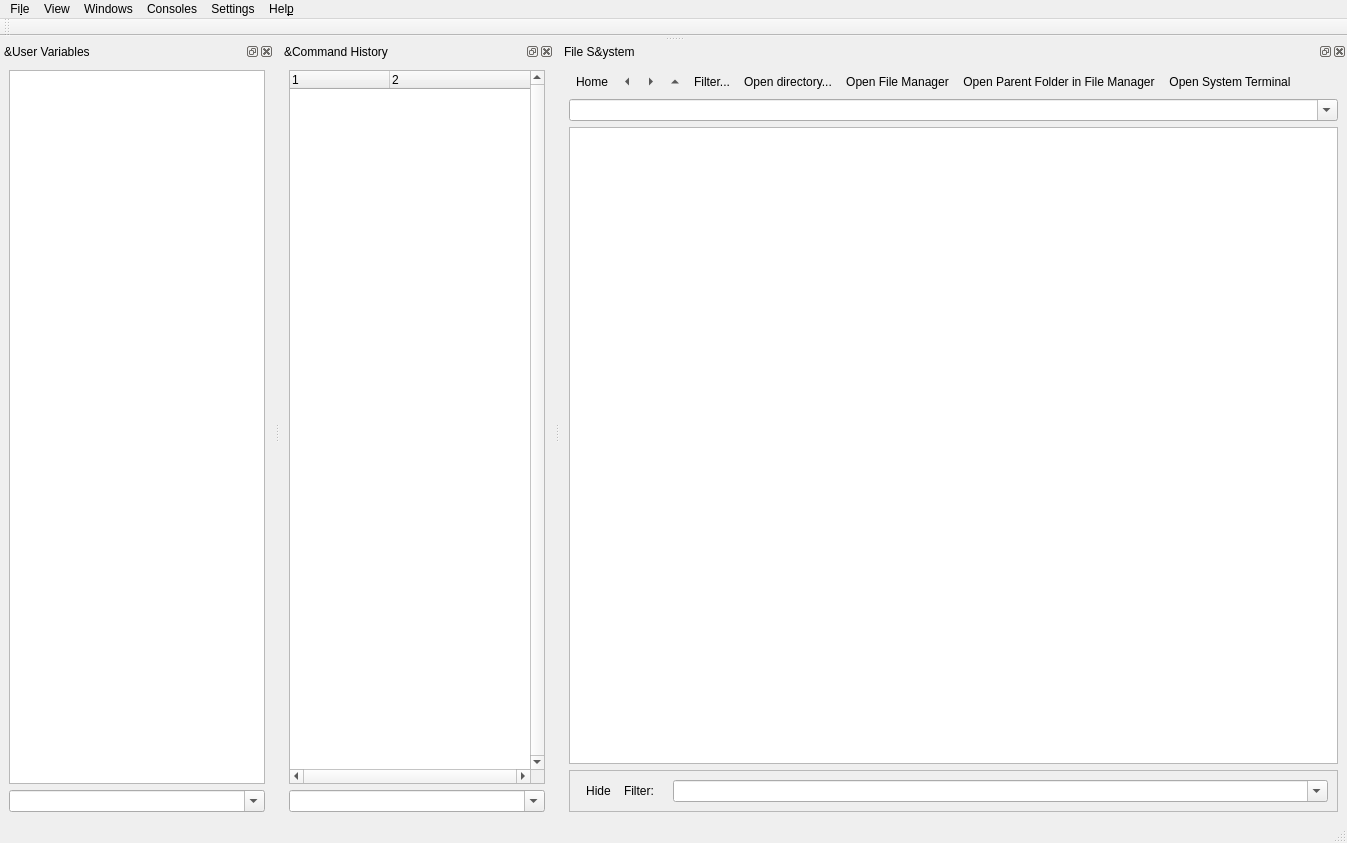
<?xml version="1.0" encoding="UTF-8"?>
<ui version="4.0">
 <author>Cezar Tigaret</author>
 <class>MainWindow</class>
 <widget class="QMainWindow" name="MainWindow">
  <property name="geometry">
   <rect>
    <x>0</x>
    <y>0</y>
    <width>1159</width>
    <height>843</height>
   </rect>
  </property>
  <property name="sizePolicy">
   <sizepolicy hsizetype="Preferred" vsizetype="Preferred">
    <horstretch>0</horstretch>
    <verstretch>0</verstretch>
   </sizepolicy>
  </property>
  <property name="acceptDrops">
   <bool>true</bool>
  </property>
  <property name="windowTitle">
   <string>Scipyen</string>
  </property>
  <property name="windowIcon">
   <iconset theme="python">
    <normaloff>.</normaloff>.</iconset>
  </property>
  <widget class="QWidget" name="centralwidget">
   <property name="sizePolicy">
    <sizepolicy hsizetype="Preferred" vsizetype="Preferred">
     <horstretch>0</horstretch>
     <verstretch>0</verstretch>
    </sizepolicy>
   </property>
   <property name="maximumSize">
    <size>
     <width>0</width>
     <height>0</height>
    </size>
   </property>
  </widget>
  <widget class="QMenuBar" name="menubar">
   <property name="geometry">
    <rect>
     <x>0</x>
     <y>0</y>
     <width>1159</width>
     <height>30</height>
    </rect>
   </property>
   <property name="sizePolicy">
    <sizepolicy hsizetype="Preferred" vsizetype="Minimum">
     <horstretch>0</horstretch>
     <verstretch>0</verstretch>
    </sizepolicy>
   </property>
   <widget class="QMenu" name="menuFile">
    <property name="title">
     <string>Fi&amp;le</string>
    </property>
    <widget class="QMenu" name="menuImport">
     <property name="title">
      <string>&amp;Import</string>
     </property>
     <addaction name="actionImport_PrairieView_data"/>
    </widget>
    <addaction name="actionOpen"/>
    <addaction name="menuImport"/>
    <addaction name="actionSave"/>
    <addaction name="actionChange_Working_Directory"/>
    <addaction name="separator"/>
    <addaction name="separator"/>
    <addaction name="actionReload_Plugins"/>
    <addaction name="separator"/>
    <addaction name="actionQuit"/>
   </widget>
   <widget class="QMenu" name="menuHelp">
    <property name="title">
     <string>Hel&amp;p</string>
    </property>
    <addaction name="actionHelp_On_Console"/>
   </widget>
   <widget class="QMenu" name="menuView">
    <property name="title">
     <string>View</string>
    </property>
    <widget class="QMenu" name="menuSelected_Image_or_Volume">
     <property name="title">
      <string>&amp;Selected Variable</string>
     </property>
     <addaction name="actionView_Data_New_Window"/>
     <addaction name="actionView_Data"/>
    </widget>
    <addaction name="menuSelected_Image_or_Volume"/>
   </widget>
   <widget class="QMenu" name="menuViewers">
    <property name="title">
     <string>Windows</string>
    </property>
   </widget>
   <widget class="QMenu" name="menuSettings">
    <property name="title">
     <string>Settings</string>
    </property>
    <widget class="QMenu" name="menuCode_editor">
     <property name="title">
      <string>Code editor</string>
     </property>
     <addaction name="actionChoose_code_editor"/>
     <addaction name="actionUse_system_s_default_code_editor"/>
    </widget>
    <addaction name="actionGUI_Style"/>
    <addaction name="actionAuto_launch_Script_Manager"/>
    <addaction name="menuCode_editor"/>
    <addaction name="actionAuto_delete_viewer"/>
   </widget>
   <widget class="QMenu" name="menuConsoles">
    <property name="title">
     <string>Consoles</string>
    </property>
   </widget>
   <addaction name="menuFile"/>
   <addaction name="menuView"/>
   <addaction name="menuViewers"/>
   <addaction name="menuConsoles"/>
   <addaction name="menuSettings"/>
   <addaction name="menuHelp"/>
  </widget>
  <widget class="QStatusBar" name="statusbar"/>
  <widget class="QDockWidget" name="dockWidgetWorkspace">
   <property name="sizePolicy">
    <sizepolicy hsizetype="Preferred" vsizetype="Preferred">
     <horstretch>0</horstretch>
     <verstretch>0</verstretch>
    </sizepolicy>
   </property>
   <property name="windowIcon">
    <iconset theme="user-home">
     <normaloff>.</normaloff>.</iconset>
   </property>
   <property name="features">
    <set>QDockWidget::AllDockWidgetFeatures</set>
   </property>
   <property name="windowTitle">
    <string>&amp;User Variables</string>
   </property>
   <attribute name="dockWidgetArea">
    <number>8</number>
   </attribute>
   <widget class="QWidget" name="dockWidgetWorkspaceContents">
    <layout class="QVBoxLayout" name="verticalLayout_3">
     <item>
      <widget class="QTableView" name="workspaceView">
       <property name="sizePolicy">
        <sizepolicy hsizetype="MinimumExpanding" vsizetype="Preferred">
         <horstretch>0</horstretch>
         <verstretch>0</verstretch>
        </sizepolicy>
       </property>
       <property name="contextMenuPolicy">
        <enum>Qt::CustomContextMenu</enum>
       </property>
       <property name="acceptDrops">
        <bool>true</bool>
       </property>
       <property name="toolTip">
        <string>&lt;html&gt;
&lt;head/&gt;
&lt;body&gt;
&lt;ul&gt;
&lt;li&gt;Left mouse buttons:
&lt;ul&gt;
&lt;li&gt;single click selects&lt;/li&gt;
&lt;li&gt;double click show variable in the default Scipyen viewer for the variable type&lt;/li&gt;
&lt;/ul&gt;
&lt;/li&gt;
&lt;li&gt;Right mouse button click for context menu&lt;/li&gt;
&lt;/ul&gt;
&lt;/body&gt;
&lt;/html&gt;</string>
       </property>
       <property name="statusTip">
        <string>Left click to select; left double click to display; right click for context menu.</string>
       </property>
       <property name="whatsThis">
        <string>Left button click selects (press SHIFT for continuous, CTRL for extended selection). 

Left button double-click opens data in viewer (SHIFT for a new viewer) or displays data in console if no appropriate viewer exists.

Right button click opens context menu with more actions.

NOTE: you can click anywhere in the row to select</string>
       </property>
       <property name="showDropIndicator" stdset="0">
        <bool>false</bool>
       </property>
       <property name="dragEnabled">
        <bool>true</bool>
       </property>
       <property name="dragDropOverwriteMode">
        <bool>false</bool>
       </property>
       <property name="dragDropMode">
        <enum>QAbstractItemView::DragOnly</enum>
       </property>
       <property name="defaultDropAction">
        <enum>Qt::IgnoreAction</enum>
       </property>
       <property name="alternatingRowColors">
        <bool>true</bool>
       </property>
       <property name="showGrid">
        <bool>false</bool>
       </property>
       <property name="gridStyle">
        <enum>Qt::DotLine</enum>
       </property>
       <property name="sortingEnabled">
        <bool>true</bool>
       </property>
       <property name="wordWrap">
        <bool>false</bool>
       </property>
       <attribute name="horizontalHeaderCascadingSectionResizes">
        <bool>true</bool>
       </attribute>
       <attribute name="horizontalHeaderStretchLastSection">
        <bool>true</bool>
       </attribute>
       <attribute name="verticalHeaderVisible">
        <bool>true</bool>
       </attribute>
       <attribute name="verticalHeaderShowSortIndicator" stdset="0">
        <bool>false</bool>
       </attribute>
      </widget>
     </item>
     <item>
      <widget class="QComboBox" name="varNameFilterFinderComboBox">
       <property name="sizePolicy">
        <sizepolicy hsizetype="MinimumExpanding" vsizetype="Fixed">
         <horstretch>0</horstretch>
         <verstretch>0</verstretch>
        </sizepolicy>
       </property>
       <property name="toolTip">
        <string>Find variable by name using regular expressions. Pres ENTER to remember this expression.</string>
       </property>
       <property name="statusTip">
        <string>Find variable by name using regular expressions. Pres ENTER to remember this expression.</string>
       </property>
       <property name="whatsThis">
        <string>Find variable by name using regular expressions. Pres ENTER to remember this expression.</string>
       </property>
       <property name="editable">
        <bool>true</bool>
       </property>
      </widget>
     </item>
    </layout>
   </widget>
  </widget>
  <widget class="QDockWidget" name="dockWidgetHistory">
   <property name="sizePolicy">
    <sizepolicy hsizetype="Preferred" vsizetype="Preferred">
     <horstretch>0</horstretch>
     <verstretch>0</verstretch>
    </sizepolicy>
   </property>
   <property name="windowIcon">
    <iconset theme="folder-recent">
     <normaloff>.</normaloff>.</iconset>
   </property>
   <property name="features">
    <set>QDockWidget::AllDockWidgetFeatures</set>
   </property>
   <property name="windowTitle">
    <string>&amp;Command History</string>
   </property>
   <attribute name="dockWidgetArea">
    <number>8</number>
   </attribute>
   <widget class="QWidget" name="dockWidgetHistoryContents">
    <layout class="QVBoxLayout" name="verticalLayout_4">
     <item>
      <widget class="QTreeWidget" name="historyTreeWidget">
       <property name="sizePolicy">
        <sizepolicy hsizetype="MinimumExpanding" vsizetype="Preferred">
         <horstretch>0</horstretch>
         <verstretch>0</verstretch>
        </sizepolicy>
       </property>
       <property name="contextMenuPolicy">
        <enum>Qt::CustomContextMenu</enum>
       </property>
       <property name="verticalScrollBarPolicy">
        <enum>Qt::ScrollBarAlwaysOn</enum>
       </property>
       <property name="horizontalScrollBarPolicy">
        <enum>Qt::ScrollBarAlwaysOn</enum>
       </property>
       <property name="showDropIndicator" stdset="0">
        <bool>false</bool>
       </property>
       <property name="dragEnabled">
        <bool>true</bool>
       </property>
       <property name="dragDropMode">
        <enum>QAbstractItemView::DragOnly</enum>
       </property>
       <property name="alternatingRowColors">
        <bool>true</bool>
       </property>
       <property name="selectionMode">
        <enum>QAbstractItemView::ExtendedSelection</enum>
       </property>
       <property name="selectionBehavior">
        <enum>QAbstractItemView::SelectItems</enum>
       </property>
       <property name="columnCount">
        <number>2</number>
       </property>
       <attribute name="headerVisible">
        <bool>true</bool>
       </attribute>
       <attribute name="headerCascadingSectionResizes">
        <bool>true</bool>
       </attribute>
       <attribute name="headerMinimumSectionSize">
        <number>100</number>
       </attribute>
       <attribute name="headerDefaultSectionSize">
        <number>100</number>
       </attribute>
       <attribute name="headerHighlightSections">
        <bool>true</bool>
       </attribute>
       <attribute name="headerShowSortIndicator" stdset="0">
        <bool>false</bool>
       </attribute>
       <attribute name="headerStretchLastSection">
        <bool>true</bool>
       </attribute>
       <column>
        <property name="text">
         <string notr="true">1</string>
        </property>
       </column>
       <column>
        <property name="text">
         <string notr="true">2</string>
        </property>
       </column>
      </widget>
     </item>
     <item>
      <widget class="QComboBox" name="commandFinderComboBox">
       <property name="sizePolicy">
        <sizepolicy hsizetype="MinimumExpanding" vsizetype="Fixed">
         <horstretch>0</horstretch>
         <verstretch>0</verstretch>
        </sizepolicy>
       </property>
       <property name="toolTip">
        <string>Search for commands in the selected session, using regular expressions</string>
       </property>
       <property name="statusTip">
        <string>Search for commands in the selected session, using regular expressions</string>
       </property>
       <property name="whatsThis">
        <string>Search for commands in the selected session, using regular expressions</string>
       </property>
       <property name="editable">
        <bool>true</bool>
       </property>
      </widget>
     </item>
    </layout>
   </widget>
  </widget>
  <widget class="QDockWidget" name="dockWidgetFileSystem">
   <property name="sizePolicy">
    <sizepolicy hsizetype="Preferred" vsizetype="Preferred">
     <horstretch>0</horstretch>
     <verstretch>0</verstretch>
    </sizepolicy>
   </property>
   <property name="windowIcon">
    <iconset theme="folder">
     <normaloff>.</normaloff>.</iconset>
   </property>
   <property name="features">
    <set>QDockWidget::AllDockWidgetFeatures</set>
   </property>
   <property name="windowTitle">
    <string>File S&amp;ystem</string>
   </property>
   <attribute name="dockWidgetArea">
    <number>8</number>
   </attribute>
   <widget class="QWidget" name="dockWidgetFileSystemContents">
    <layout class="QGridLayout" name="gridLayout">
     <item row="0" column="0">
      <layout class="QHBoxLayout" name="horizontalLayout">
       <property name="spacing">
        <number>0</number>
       </property>
       <property name="sizeConstraint">
        <enum>QLayout::SetNoConstraint</enum>
       </property>
       <item>
        <widget class="QToolButton" name="dirHomeBtn">
         <property name="toolTip">
          <string>Go to Home directory</string>
         </property>
         <property name="text">
          <string>Home</string>
         </property>
         <property name="icon">
          <iconset theme="go-home">
           <normaloff>.</normaloff>.</iconset>
         </property>
         <property name="autoRaise">
          <bool>true</bool>
         </property>
        </widget>
       </item>
       <item>
        <widget class="QToolButton" name="dirBackBtn">
         <property name="toolTip">
          <string>Go back</string>
         </property>
         <property name="text">
          <string>Previous directory</string>
         </property>
         <property name="icon">
          <iconset theme="go-previous">
           <normaloff>.</normaloff>.</iconset>
         </property>
         <property name="autoRaise">
          <bool>true</bool>
         </property>
         <property name="arrowType">
          <enum>Qt::LeftArrow</enum>
         </property>
        </widget>
       </item>
       <item>
        <widget class="QToolButton" name="dirFwdBtn">
         <property name="toolTip">
          <string>Go forward</string>
         </property>
         <property name="text">
          <string>Next directory</string>
         </property>
         <property name="icon">
          <iconset theme="go-next">
           <normaloff>.</normaloff>.</iconset>
         </property>
         <property name="autoRaise">
          <bool>true</bool>
         </property>
         <property name="arrowType">
          <enum>Qt::RightArrow</enum>
         </property>
        </widget>
       </item>
       <item>
        <widget class="QToolButton" name="dirUpBtn">
         <property name="toolTip">
          <string>Go to parent directory</string>
         </property>
         <property name="text">
          <string>Parent directory</string>
         </property>
         <property name="icon">
          <iconset theme="go-up">
           <normaloff>.</normaloff>.</iconset>
         </property>
         <property name="autoRaise">
          <bool>true</bool>
         </property>
         <property name="arrowType">
          <enum>Qt::UpArrow</enum>
         </property>
        </widget>
       </item>
       <item>
        <widget class="QToolButton" name="viewFilesFilterToolBtn">
         <property name="text">
          <string>Filter...</string>
         </property>
         <property name="icon">
          <iconset theme="view-filter">
           <normaloff>.</normaloff>.</iconset>
         </property>
         <property name="autoRaise">
          <bool>true</bool>
         </property>
         <property name="arrowType">
          <enum>Qt::NoArrow</enum>
         </property>
        </widget>
       </item>
       <item>
        <widget class="QToolButton" name="selDirBtn">
         <property name="toolTip">
          <string>Select directory</string>
         </property>
         <property name="text">
          <string>Open directory...</string>
         </property>
         <property name="icon">
          <iconset theme="document-open">
           <normaloff>.</normaloff>.</iconset>
         </property>
         <property name="autoRaise">
          <bool>true</bool>
         </property>
        </widget>
       </item>
       <item>
        <widget class="QToolButton" name="systemOpenFolderBtn">
         <property name="toolTip">
          <string>Open current folder in system file manager</string>
         </property>
         <property name="statusTip">
          <string>Open current folder in system file manager</string>
         </property>
         <property name="whatsThis">
          <string>Open current folder in system file manager</string>
         </property>
         <property name="text">
          <string>Open File Manager</string>
         </property>
         <property name="icon">
          <iconset theme="document-open-folder">
           <normaloff>.</normaloff>.</iconset>
         </property>
         <property name="autoRaise">
          <bool>true</bool>
         </property>
        </widget>
       </item>
       <item>
        <widget class="QToolButton" name="systemOpenParentFolderBtn">
         <property name="toolTip">
          <string>Opens parent directory of working directory in system file manager</string>
         </property>
         <property name="statusTip">
          <string>Opens parent directory of working directory in system file manager</string>
         </property>
         <property name="whatsThis">
          <string>Opens parent directory of working directory in system file manager</string>
         </property>
         <property name="text">
          <string>Open Parent Folder in File Manager</string>
         </property>
         <property name="icon">
          <iconset theme="go-parent-folder">
           <normaloff>.</normaloff>.</iconset>
         </property>
         <property name="autoRaise">
          <bool>true</bool>
         </property>
        </widget>
       </item>
       <item>
        <widget class="QToolButton" name="openTermBtn">
         <property name="toolTip">
          <string>Open system terminal in current folder</string>
         </property>
         <property name="statusTip">
          <string>Open system terminal in current folder</string>
         </property>
         <property name="whatsThis">
          <string>Open system terminal in current folder</string>
         </property>
         <property name="text">
          <string>Open System Terminal</string>
         </property>
         <property name="icon">
          <iconset theme="utilities-terminal">
           <normaloff>.</normaloff>.</iconset>
         </property>
         <property name="autoRaise">
          <bool>true</bool>
         </property>
        </widget>
       </item>
       <item>
        <spacer name="horizontalSpacer_2">
         <property name="orientation">
          <enum>Qt::Horizontal</enum>
         </property>
         <property name="sizeType">
          <enum>QSizePolicy::MinimumExpanding</enum>
         </property>
         <property name="sizeHint" stdset="0">
          <size>
           <width>40</width>
           <height>20</height>
          </size>
         </property>
        </spacer>
       </item>
      </layout>
     </item>
     <item row="1" column="0">
      <widget class="QComboBox" name="directoryComboBox">
       <property name="sizePolicy">
        <sizepolicy hsizetype="Preferred" vsizetype="Fixed">
         <horstretch>0</horstretch>
         <verstretch>0</verstretch>
        </sizepolicy>
       </property>
       <property name="acceptDrops">
        <bool>true</bool>
       </property>
       <property name="toolTip">
        <string>Type path or drop a directory here or click arrow to select from recent directories.</string>
       </property>
       <property name="statusTip">
        <string>Type path or drop a directory here or click arrow to select from recent directories.</string>
       </property>
       <property name="whatsThis">
        <string>Type path or drop a directory here or click arrow to select from recent directories.</string>
       </property>
       <property name="editable">
        <bool>true</bool>
       </property>
       <property name="sizeAdjustPolicy">
        <enum>QComboBox::AdjustToMinimumContentsLength</enum>
       </property>
      </widget>
     </item>
     <item row="2" column="0">
      <layout class="QVBoxLayout" name="verticalLayout">
       <item>
        <widget class="QTreeView" name="fileSystemTreeView">
         <property name="sizePolicy">
          <sizepolicy hsizetype="Preferred" vsizetype="Expanding">
           <horstretch>0</horstretch>
           <verstretch>1</verstretch>
          </sizepolicy>
         </property>
         <property name="contextMenuPolicy">
          <enum>Qt::CustomContextMenu</enum>
         </property>
         <property name="acceptDrops">
          <bool>false</bool>
         </property>
         <property name="sizeAdjustPolicy">
          <enum>QAbstractScrollArea::AdjustToContentsOnFirstShow</enum>
         </property>
         <property name="editTriggers">
          <set>QAbstractItemView::DoubleClicked</set>
         </property>
         <property name="tabKeyNavigation">
          <bool>true</bool>
         </property>
         <property name="showDropIndicator" stdset="0">
          <bool>false</bool>
         </property>
         <property name="dragEnabled">
          <bool>true</bool>
         </property>
         <property name="dragDropMode">
          <enum>QAbstractItemView::DragOnly</enum>
         </property>
         <property name="alternatingRowColors">
          <bool>true</bool>
         </property>
         <property name="selectionMode">
          <enum>QAbstractItemView::ExtendedSelection</enum>
         </property>
         <property name="selectionBehavior">
          <enum>QAbstractItemView::SelectItems</enum>
         </property>
         <property name="iconSize">
          <size>
           <width>16</width>
           <height>16</height>
          </size>
         </property>
         <property name="uniformRowHeights">
          <bool>true</bool>
         </property>
         <property name="sortingEnabled">
          <bool>true</bool>
         </property>
         <attribute name="headerCascadingSectionResizes">
          <bool>true</bool>
         </attribute>
         <attribute name="headerHighlightSections">
          <bool>true</bool>
         </attribute>
         <attribute name="headerShowSortIndicator" stdset="0">
          <bool>true</bool>
         </attribute>
         <attribute name="headerStretchLastSection">
          <bool>true</bool>
         </attribute>
        </widget>
       </item>
       <item>
        <widget class="QFrame" name="filesFilterFrame">
         <property name="frameShape">
          <enum>QFrame::StyledPanel</enum>
         </property>
         <property name="frameShadow">
          <enum>QFrame::Sunken</enum>
         </property>
         <property name="lineWidth">
          <number>0</number>
         </property>
         <layout class="QHBoxLayout" name="horizontalLayout_2">
          <item>
           <widget class="QToolButton" name="hideFilesFilterToolBtn">
            <property name="toolTip">
             <string>Hide file filter</string>
            </property>
            <property name="statusTip">
             <string>Hide file filter</string>
            </property>
            <property name="whatsThis">
             <string>Hide file filter</string>
            </property>
            <property name="text">
             <string>Hide</string>
            </property>
            <property name="icon">
             <iconset theme="window-close">
              <normaloff>.</normaloff>.</iconset>
            </property>
            <property name="autoRaise">
             <bool>true</bool>
            </property>
           </widget>
          </item>
          <item>
           <widget class="QLabel" name="filesFilterLabel">
            <property name="sizePolicy">
             <sizepolicy hsizetype="Fixed" vsizetype="Fixed">
              <horstretch>0</horstretch>
              <verstretch>0</verstretch>
             </sizepolicy>
            </property>
            <property name="text">
             <string>Filter:</string>
            </property>
            <property name="buddy">
             <cstring>fileSystemFilter</cstring>
            </property>
           </widget>
          </item>
          <item>
           <spacer name="horizontalSpacer">
            <property name="orientation">
             <enum>Qt::Horizontal</enum>
            </property>
            <property name="sizeType">
             <enum>QSizePolicy::Preferred</enum>
            </property>
            <property name="sizeHint" stdset="0">
             <size>
              <width>13</width>
              <height>17</height>
             </size>
            </property>
           </spacer>
          </item>
          <item>
           <widget class="QComboBox" name="fileSystemFilter">
            <property name="sizePolicy">
             <sizepolicy hsizetype="Preferred" vsizetype="Fixed">
              <horstretch>0</horstretch>
              <verstretch>0</verstretch>
             </sizepolicy>
            </property>
            <property name="toolTip">
             <string>Filter files by name and/or extension, using regular expressions</string>
            </property>
            <property name="statusTip">
             <string>Filter files by name and/or extension, using regular expressions</string>
            </property>
            <property name="whatsThis">
             <string>Filter files by name and/or extension, using regular expressions</string>
            </property>
            <property name="editable">
             <bool>true</bool>
            </property>
            <property name="insertPolicy">
             <enum>QComboBox::InsertAtTop</enum>
            </property>
           </widget>
          </item>
         </layout>
        </widget>
       </item>
      </layout>
     </item>
    </layout>
   </widget>
  </widget>
  <widget class="QToolBar" name="toolBar">
   <property name="sizePolicy">
    <sizepolicy hsizetype="MinimumExpanding" vsizetype="Fixed">
     <horstretch>0</horstretch>
     <verstretch>0</verstretch>
    </sizepolicy>
   </property>
   <property name="windowTitle">
    <string>toolBar</string>
   </property>
   <property name="toolButtonStyle">
    <enum>Qt::ToolButtonFollowStyle</enum>
   </property>
   <attribute name="toolBarArea">
    <enum>TopToolBarArea</enum>
   </attribute>
   <attribute name="toolBarBreak">
    <bool>false</bool>
   </attribute>
  </widget>
  <action name="actionSave">
   <property name="icon">
    <iconset theme="document-save">
     <normaloff>.</normaloff>.</iconset>
   </property>
   <property name="text">
    <string>&amp;Save As ...</string>
   </property>
  </action>
  <action name="actionQuit">
   <property name="icon">
    <iconset theme="application-exit">
     <normaloff>.</normaloff>.</iconset>
   </property>
   <property name="text">
    <string>&amp;Quit</string>
   </property>
  </action>
  <action name="action_Console">
   <property name="icon">
    <iconset theme="scriptnew">
     <normaloff>.</normaloff>.</iconset>
   </property>
   <property name="text">
    <string>&amp;Console</string>
   </property>
  </action>
  <action name="actionRestore_Workspace">
   <property name="text">
    <string>&amp;Restore Workspace</string>
   </property>
  </action>
  <action name="actionHelp_On_Console">
   <property name="icon">
    <iconset theme="help-contextual">
     <normaloff>.</normaloff>.</iconset>
   </property>
   <property name="text">
    <string>&amp;On Console</string>
   </property>
  </action>
  <action name="actionImport_PrairieView_data">
   <property name="icon">
    <iconset theme="document-open">
     <normaloff>.</normaloff>.</iconset>
   </property>
   <property name="text">
    <string>PrairieView data</string>
   </property>
  </action>
  <action name="actionImport_XY_Raster_Scan_File">
   <property name="icon">
    <iconset theme="document-open">
     <normaloff>.</normaloff>.</iconset>
   </property>
   <property name="text">
    <string>&amp;XY Raster Scan</string>
   </property>
  </action>
  <action name="actionImport_Electrophysiology_File">
   <property name="text">
    <string>&amp;Electrophysiology</string>
   </property>
  </action>
  <action name="actionImport_Protocol_File">
   <property name="text">
    <string>&amp;Protocol</string>
   </property>
  </action>
  <action name="actionOpen_Image_File">
   <property name="text">
    <string>&amp;Image</string>
   </property>
  </action>
  <action name="actionOpen_Scan_Data_File">
   <property name="text">
    <string>&amp;Scan Data</string>
   </property>
  </action>
  <action name="actionView_Data_New_Window">
   <property name="icon">
    <iconset theme="window-new">
     <normaloff>.</normaloff>.</iconset>
   </property>
   <property name="text">
    <string>&amp;In New Window</string>
   </property>
  </action>
  <action name="actionView_Data">
   <property name="icon">
    <iconset theme="quickview">
     <normaloff>.</normaloff>.</iconset>
   </property>
   <property name="text">
    <string>In &amp;Current Window</string>
   </property>
  </action>
  <action name="actionReload_Plugins">
   <property name="icon">
    <iconset theme="view-refresh">
     <normaloff>.</normaloff>.</iconset>
   </property>
   <property name="text">
    <string>&amp;Reload Plugins</string>
   </property>
  </action>
  <action name="actionOpen_Image_File_Using_BioFormats">
   <property name="text">
    <string>Image &amp;Using BioFormats</string>
   </property>
  </action>
  <action name="actionChange_Working_Directory">
   <property name="icon">
    <iconset theme="document-open-folder">
     <normaloff>.</normaloff>.</iconset>
   </property>
   <property name="text">
    <string>&amp;Change Working Directory</string>
   </property>
  </action>
  <action name="actionNew_Signal_Viewer">
   <property name="text">
    <string>New &amp;Signal Viewer</string>
   </property>
  </action>
  <action name="actionNew_Image_Viewer">
   <property name="text">
    <string>&amp;New Image Viewer</string>
   </property>
  </action>
  <action name="actionOpen">
   <property name="icon">
    <iconset theme="document-open">
     <normaloff>.</normaloff>.</iconset>
   </property>
   <property name="text">
    <string>&amp;Open...</string>
   </property>
  </action>
  <action name="actionOpen_Files">
   <property name="text">
    <string>Open &amp;Files...</string>
   </property>
  </action>
  <action name="actionSave_pickle">
   <property name="text">
    <string>Save (&amp;pickle) selected variables</string>
   </property>
  </action>
  <action name="actionScriptRun">
   <property name="text">
    <string>&amp;Run...</string>
   </property>
  </action>
  <action name="actionScriptToConsole">
   <property name="text">
    <string>&amp;To console...</string>
   </property>
  </action>
  <action name="actionConsole_font">
   <property name="text">
    <string>Console font...</string>
   </property>
  </action>
  <action name="actionEditor">
   <property name="text">
    <string>Editor</string>
   </property>
  </action>
  <action name="actionNewViewer">
   <property name="text">
    <string>New...</string>
   </property>
  </action>
  <action name="actionExternal_IPython">
   <property name="text">
    <string>External IPython</string>
   </property>
  </action>
  <action name="actionConsole">
   <property name="text">
    <string>Console</string>
   </property>
  </action>
  <action name="actionExternalIPython">
   <property name="text">
    <string>External IPython</string>
   </property>
  </action>
  <action name="actionExternalNrnIPython">
   <property name="text">
    <string>External IPython for Neuron</string>
   </property>
  </action>
  <action name="actionConsole_Client_for_Neuron">
   <property name="text">
    <string>Console Client wirh Neuron IPython</string>
   </property>
  </action>
  <action name="actionRunning_IPython">
   <property name="text">
    <string>Choose kernel...</string>
   </property>
  </action>
  <action name="actionRunning_IPython_for_Neuron">
   <property name="text">
    <string>Choose kernel and launch Neuron</string>
   </property>
  </action>
  <action name="actionGUI_Style">
   <property name="icon">
    <iconset theme="edit-paste-style">
     <normaloff>.</normaloff>.</iconset>
   </property>
   <property name="text">
    <string>GUI Style...</string>
   </property>
  </action>
  <action name="actionAuto_launch_Script_Manager">
   <property name="checkable">
    <bool>true</bool>
   </property>
   <property name="icon">
    <iconset theme="dialog-scripts">
     <normaloff>.</normaloff>.</iconset>
   </property>
   <property name="text">
    <string>Auto-launch Script Manager</string>
   </property>
  </action>
  <action name="actionChoose_code_editor">
   <property name="icon">
    <iconset theme="editor">
     <normaloff>.</normaloff>.</iconset>
   </property>
   <property name="text">
    <string>Choose code editor</string>
   </property>
  </action>
  <action name="actionUse_system_s_default_code_editor">
   <property name="checkable">
    <bool>true</bool>
   </property>
   <property name="icon">
    <iconset theme="editor">
     <normaloff>.</normaloff>.</iconset>
   </property>
   <property name="text">
    <string>Use system's default code editor</string>
   </property>
  </action>
  <action name="actionAuto_delete_viewer">
   <property name="checkable">
    <bool>true</bool>
   </property>
   <property name="icon">
    <iconset theme="window-unpin">
     <normaloff>.</normaloff>.</iconset>
   </property>
   <property name="text">
    <string>Auto-delete viewers</string>
   </property>
   <property name="toolTip">
    <string>&lt;html&gt;&lt;head/&gt;&lt;body&gt;&lt;p&gt;Remove viewer when closed&lt;/p&gt;&lt;p&gt;(does not apply to matplotlib figures)&lt;/p&gt;&lt;/body&gt;&lt;/html&gt;</string>
   </property>
   <property name="statusTip">
    <string>Remove viewer when closed</string>
   </property>
   <property name="whatsThis">
    <string>When a viewer is closed , also remove it from the user workspace</string>
   </property>
  </action>
  <action name="actionOpen_System_Terminal">
   <property name="icon">
    <iconset theme="utilities-terminal">
     <normaloff>.</normaloff>.</iconset>
   </property>
   <property name="text">
    <string>Open System Terminal</string>
   </property>
   <property name="toolTip">
    <string>Open system terminal in current folder</string>
   </property>
  </action>
 </widget>
 <resources>
  <include location="../../../../src/for scipyen/resources 23i30b/gui/resources/images.qrc"/>
 </resources>
 <connections/>
</ui>
